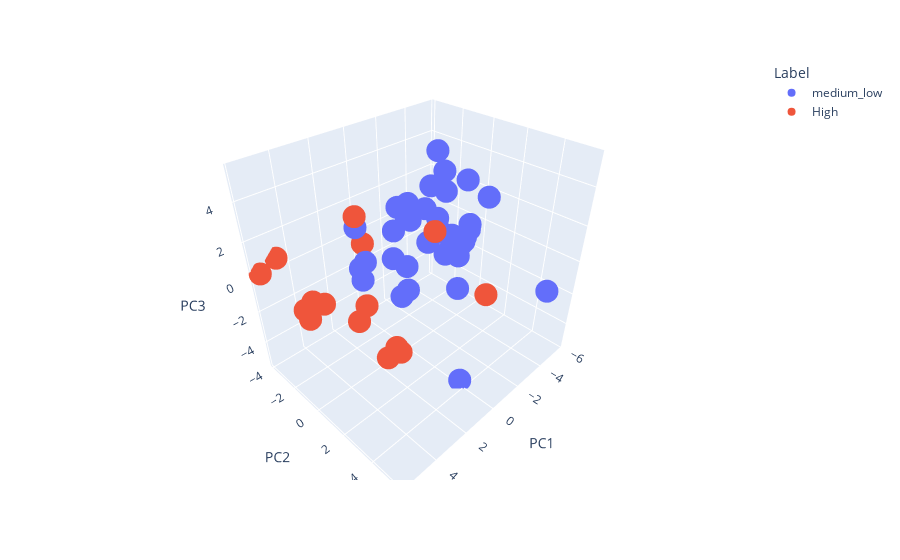

The notebook cell this image was saved under:
### Code cell
plot_PCA_3D(pc_df, pca)

### Figure 1 — Plotly figure (JSON) as saved in the notebook; plotly's stock layout.template omitted (floating-point values rounded to 4 significant figures; data arrays with more than 128 entries replaced by an {"elided": "..."} marker saying what was removed)
{"data": [{"hovertemplate": "Label=medium_low<br>PC1=%{x}<br>PC2=%{y}<br>PC3=%{z}<extra></extra>", "legendgroup": "medium_low", "marker": {"color": "#636efa", "symbol": "circle"}, "mode": "markers", "name": "medium_low", "scene": "scene", "showlegend": true, "type": "scatter3d", "x": {"elided": "635 float values"}, "y": {"elided": "635 float values"}, "z": {"elided": "635 float values"}}, {"hovertemplate": "Label=High<br>PC1=%{x}<br>PC2=%{y}<br>PC3=%{z}<extra></extra>", "legendgroup": "High", "marker": {"color": "#EF553B", "symbol": "circle"}, "mode": "markers", "name": "High", "scene": "scene", "showlegend": true, "type": "scatter3d", "x": {"elided": "365 float values"}, "y": {"elided": "365 float values"}, "z": {"elided": "365 float values"}}], "layout": {"legend": {"title": {"text": "Label"}, "tracegroupgap": 0}, "margin": {"t": 60}, "scene": {"domain": {"x": [0, 1], "y": [0, 1]}, "xaxis": {"title": {"text": "PC1"}}, "yaxis": {"title": {"text": "PC2"}}, "zaxis": {"title": {"text": "PC3"}}}, "showlegend": true}}
